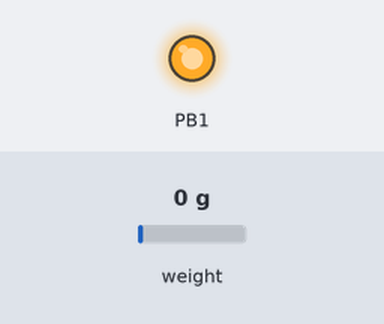
A sketch run on a simulated ATtiny85, built with avr-gcc and run on an emulated ATtiny85. On the bench: output pins drawn as LEDs (lit = HIGH). Dashed ring = blinking. The test bench sets the inputs (shaded band); at power-on: weight on the scale 0 g.

Above: at 2.0 s.
At 3.1 s:
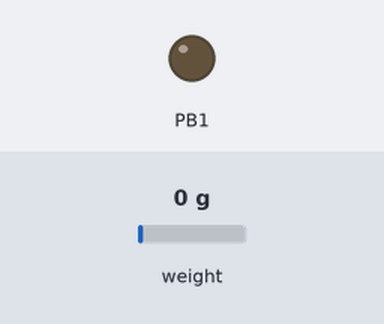
3.2 s: weight on the scale set to 1250 g
6.2 s: weight on the scale set to 100 g
At 8.7 s:
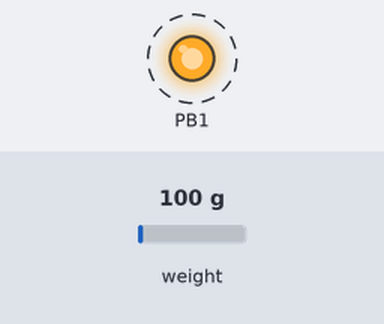
Timing chart, 0 to 15.2 s (numbered marks = the images above; inputs shaded):
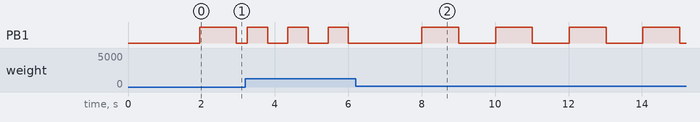

Measured:
- after the input at 6.2 s, PB1: alternates HIGH for 1.0 s and LOW for 1.0 s, starting after 1.8 s
- by itself, PB1: alternates HIGH for 0.55 s and LOW for 0.55 s

The sketch:

digital-bathroom-scale.ino
```cpp
/* Wireless Bathroom Scale
 * Uses digispark pro (https://digistump.com)
 *
 * depends on hx711 and rcswitch libraries
 * https://github.com/bogde/HX711
 * https://github.com/sui77/rc-switch
 *
 */


#include "HX711.h"
#include <RCSwitch.h>

#define DOUT 0
#define CLK  2
HX711 scale(DOUT, CLK);
RCSwitch rc = RCSwitch();

const float gr = 453.59237;
const long calibration_factor = 11181;
const int numReadings = 8;

int lastval = 0;
boolean blink = LOW;
unsigned long blip = 0;

float readings[numReadings];      // the readings from the input
int readIndex = 0;                // the index of the current reading
float total = 0;                  // the running total
float average = 0;                // the average

bool active = false;
void setup() {
  delay(500);
  pinMode(1, OUTPUT);
  rc.enableTransmit(3);
  rc.setRepeatTransmit(5);
  scale.power_up();
  scale.set_scale();
  scale.tare();
  scale.set_scale(calibration_factor); //Adjust to this calibration factor
  rc.send(1003, 24);
}

void loop() {
  if (millis() - blip >= 1000) {
    if (!active) {
      digitalWrite(1, !digitalRead(1));
      blip = millis();
    }
  }
  float value = scale.get_units();
  if (value > 1) {
    digitalWrite(1, !digitalRead(1));
    active = true;
    long tempvalue = round(((value * gr) / 1000) * 100);
    rc.send(10000 + tempvalue, 24);

    /*
      readings[readIndex] = value;
      total = total + readings[readIndex];
      readIndex++;
      if (readIndex >= numReadings) {
      average = total / numReadings;
      readIndex = 0;
      total = 0;
      long tempvalue = round(((average * gr) / 1000) * 100);
      rc.send(10000 + tempvalue, 24);
      }
    */
  } else {
    if (active == true) {
      rc.send(10001, 24);
      active = false;
      total = 0;
      readIndex = 0;
      scale.set_scale();
      scale.tare();
      scale.set_scale(calibration_factor);
    }
  }
}
```
